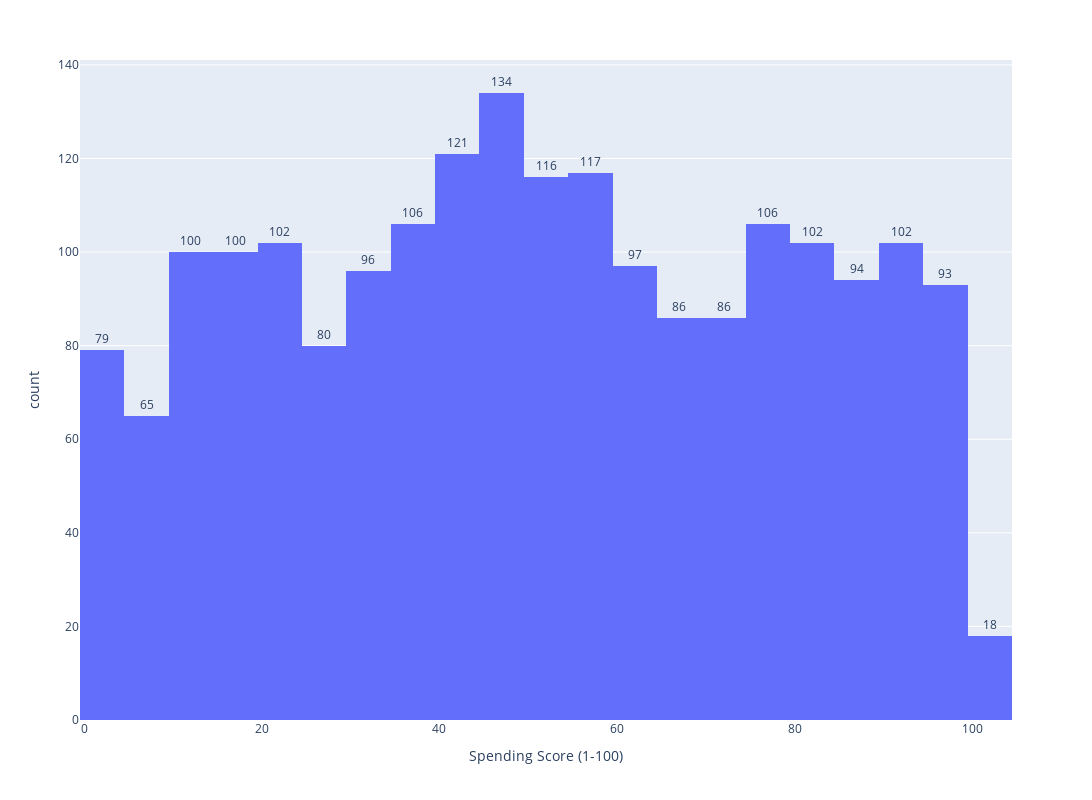

Notebook source saved alongside this figure:
### Code cell
fig = px.histogram(df, x="Spending Score (1-100)", text_auto=True, width=1200, height=800)
fig.update_traces(textposition="outside")

fig.show()

# Data is distributed relatively evenly. It has a peak in the middle between 45-49.

### Figure 1 — Plotly figure (JSON) as saved in the notebook; plotly's stock layout.template omitted (floating-point values rounded to 4 significant figures; data arrays with more than 128 entries replaced by an {"elided": "..."} marker saying what was removed)
{"data": [{"alignmentgroup": "True", "bingroup": "x", "hovertemplate": "Spending Score (1-100)=%{x}<br>count=%{y}<extra></extra>", "legendgroup": "", "marker": {"color": "#636efa", "pattern": {"shape": ""}}, "name": "", "offsetgroup": "", "orientation": "v", "showlegend": false, "textposition": "outside", "texttemplate": "%{value}", "type": "histogram", "x": {"elided": "2000 int values"}, "xaxis": "x", "yaxis": "y"}], "layout": {"barmode": "relative", "height": 800, "legend": {"tracegroupgap": 0}, "margin": {"t": 60}, "width": 1200, "xaxis": {"anchor": "y", "domain": [0, 1], "title": {"text": "Spending Score (1-100)"}}, "yaxis": {"anchor": "x", "domain": [0, 1], "title": {"text": "count"}}}}
